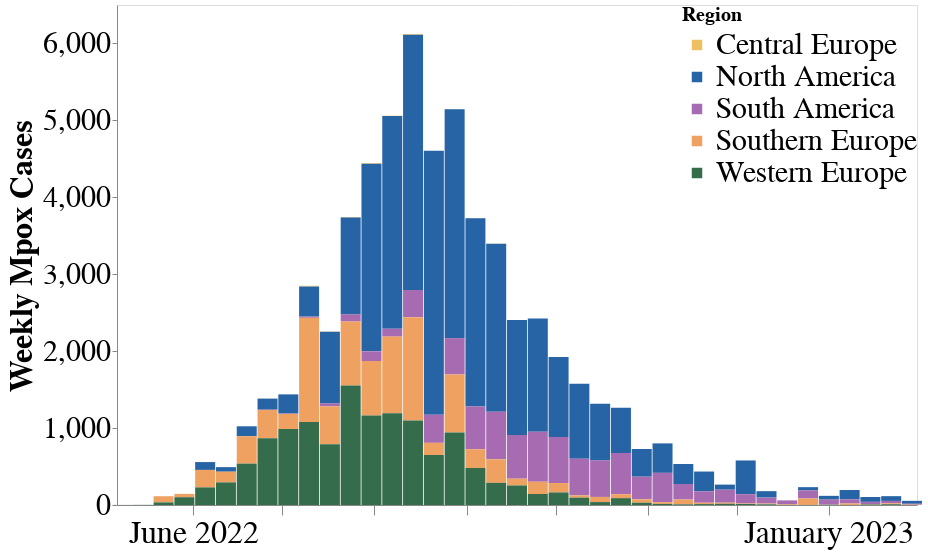

Notebook cell for this chart:
### Code cell
domain = ['Central Europe', 'North America', 'South America' ,"Southern Europe", "Western Europe"]
range_ = ['#EEC060', '#2664A5', '#A76BB1', "#EEA160", "#356D4C"]
weekly_cases_region = alt.Chart(weekly_count_region).mark_bar(interpolate = "monotone", size =20).encode(
    alt.X("date:T", axis=alt.Axis( title="", tickCount = "month",grid=False, format="%B %Y", tickSize = 10, labelFontSize = 32, labelLimit = 0)),
    alt.Y("cases", axis=alt.Axis( grid=False, title= "Weekly Mpox Cases",labelFontSize = 30, titleFontSize = 32 , values = list(range(0, 6500, 1000)))), 
    alt.Color("region:N", scale=alt.Scale(domain = domain, range=range_), legend=alt.Legend(title = "Region",labelLimit= 0, orient = "right",offset = -235, labelFontSize = 30, titleFontSize = 20, symbolSize = 110))).properties(
    width = 800,
    height = 500
)
weekly_cases_region

### Figure 1 — Vega-Lite specification as saved in the notebook (floating-point values rounded to 4 significant figures; data arrays with more than 128 entries replaced by an {"elided": "..."} marker saying what was removed)
{"config": {"view": {"continuousWidth": 400, "continuousHeight": 300}}, "data": {"name": "data-f527ab2f0f3a0a88977b182b89ab5a0d"}, "mark": {"type": "bar", "interpolate": "monotone", "size": 20}, "encoding": {"color": {"field": "region", "legend": {"labelFontSize": 30, "labelLimit": 0, "offset": -235, "orient": "right", "symbolSize": 110, "title": "Region", "titleFontSize": 20}, "scale": {"domain": ["Central Europe", "North America", "South America", "Southern Europe", "Western Europe"], "range": ["#EEC060", "#2664A5", "#A76BB1", "#EEA160", "#356D4C"]}, "type": "nominal"}, "x": {"axis": {"format": "%B %Y", "grid": false, "labelFontSize": 32, "labelLimit": 0, "tickCount": "month", "tickSize": 10, "title": ""}, "field": "date", "type": "temporal"}, "y": {"axis": {"grid": false, "labelFontSize": 30, "title": "Weekly Mpox Cases", "titleFontSize": 32, "values": [0, 1000, 2000, 3000, 4000, 5000, 6000]}, "field": "cases", "type": "quantitative"}}, "height": 500, "width": 800, "$schema": "https://vega.github.io/schema/vega-lite/v4.17.0.json", "datasets": {"data-f527ab2f0f3a0a88977b182b89ab5a0d": {"elided": "179 records"}}}
